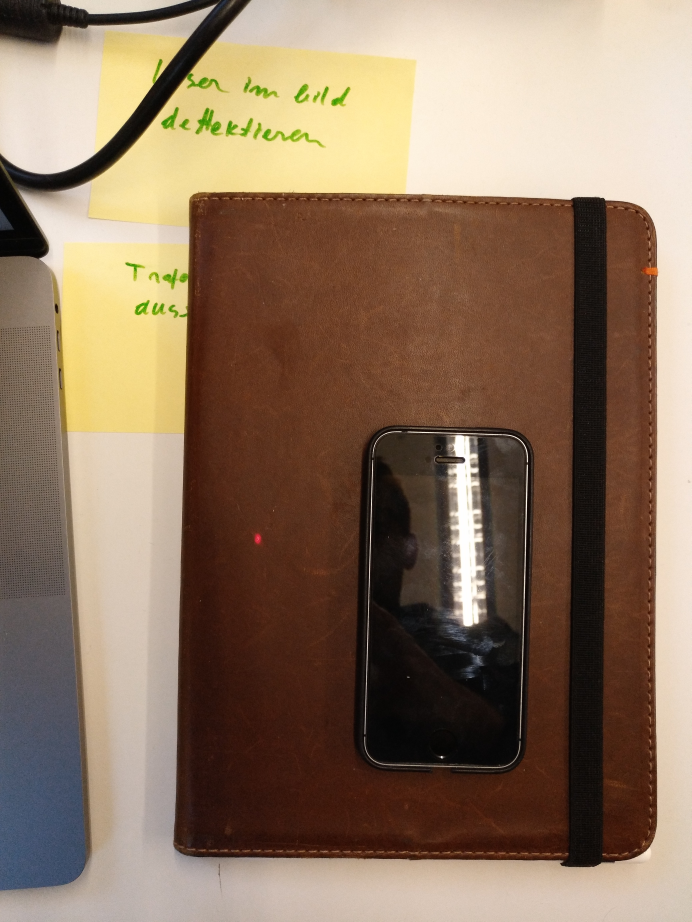
#> input picture imageprocessing/photo12.jpg, 3456 x 4608 px (shown at 1/5 size)
$ python opencv.py   (older library calls are emulated)
#> lines starting #> are read from the running program, lines starting #| are printed output that depends on the picture; after the words box and inside, x2 and y2 are one past the last pixel; in counts of white or black regions, pixels touching at a corner belong together
import cv2
import numpy as np


frame = cv2.imread('photo12.jpg')
#> frame is the input picture: shape (4608, 3456, 3); mean B, G, R 95.7, 116.7, 139.7
#img2 = img.astype(np.float32)
#print(img2.dtype)

hsv = cv2.cvtColor(frame, cv2.COLOR_BGR2HSV)
#> hsv: shape (4608, 3456, 3); mean H, S, V 18.2, 103.7, 140.7

lower = np.array([0,100,100])
upper = np.array([5,255,255])
lower2 = np.array([170,100,100])
upper2 = np.array([180,255,255])

mask = cv2.inRange(hsv, lower, upper)
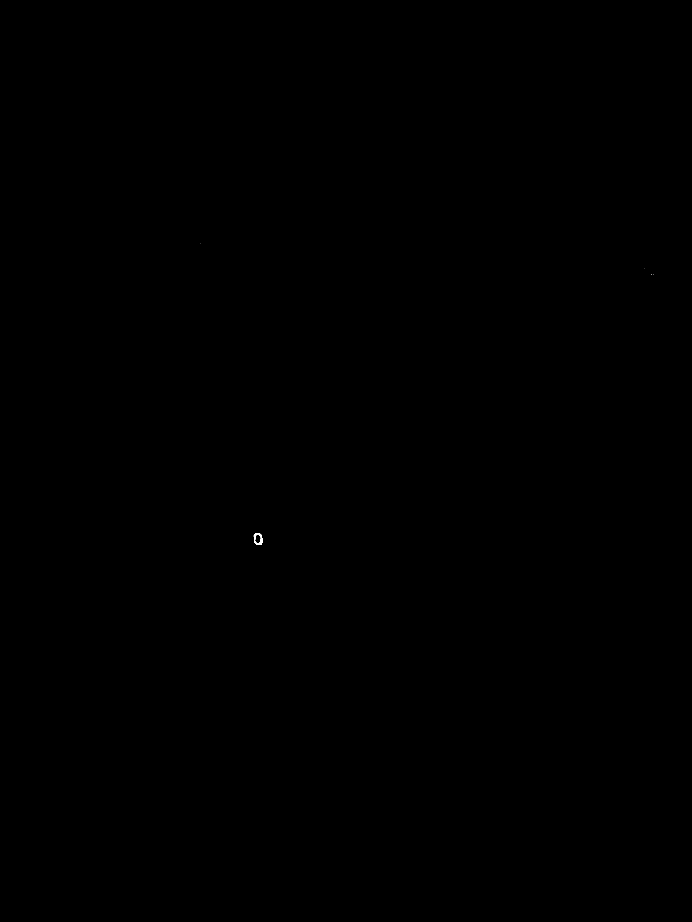
#> mask: shape (4608, 3456) (shown at 1/5 size); 0.01% white; 5 white regions (4 under 20 px), largest, box (x1, y1, x2, y2) and area: (1269, 2665, 1312, 2724) 996
mask2 = cv2.inRange(hsv, lower2, upper2)
#> mask2: shape (4608, 3456); 0.01% white; 1 white region, box (x1, y1, x2, y2) and area: (1275, 2672, 1305, 2717) 1033

maskc = cv2.add(mask,mask2)
#> maskc: shape (4608, 3456); 0.01% white; 5 white regions (4 under 20 px)

res = cv2.bitwise_and(frame,frame, mask= maskc)

im2, contours, hierarchy = cv2.findContours(maskc, cv2.RETR_TREE, cv2.CHAIN_APPROX_SIMPLE)
#> contours = 5 contours, 4 with area under 20; largest, box (x1, y1, x2, y2) and area: (1269, 2665, 1312, 2724) 1936

contours = sorted(contours, key = cv2.contourArea, reverse = True)[:1]
#> contours = 1 contour; box (x1, y1, x2, y2) and area: (1269, 2665, 1312, 2724) 1936
for c in contours:
	# compute the center of the contour
	M = cv2.moments(c)
	cX = int(M["m10"] / M["m00"])
	cY = int(M["m01"] / M["m00"])

	# draw the contour and center of the shape on the image
	#cv2.drawContours(frame, [c], -1, (0, 255, 0), 2)
	#cv2.circle(frame, (cX, cY), 7, (0, 255, 0), -1)
	#cv2.putText(frame, "center", (cX - 20, cY - 20),
	#			cv2.FONT_HERSHEY_SIMPLEX, 0.5, (255, 255, 255), 2)
	cv2.drawMarker(frame,(cX, cY),(0, 255, 0),markerSize=200,thickness=20)
	print("hallo:" + str(cX) + " " + str(cY))
#> this loop made 1 pass
#> (cX, cY) on pass 1: (1290, 2694)
#| hallo:1290 2694
#print(contours.__len__())
#cv2.drawContours(im2, contours, 3, (0,255,0), 3)
#cv2.drawContours(im2, contours, -1,(0,0,255),3)

cv2.namedWindow('frame',cv2.WINDOW_NORMAL)
cv2.resizeWindow('frame', 600,600)

cv2.namedWindow('maskc',cv2.WINDOW_NORMAL)
cv2.resizeWindow('maskc', 600,600)

cv2.imshow('frame',frame)
cv2.imshow('maskc',maskc)
#cv2.imshow('res',res)
while(1):
	k = cv2.waitKey(5) & 0xFF
#> (key Esc is pressed here)
	if k == 27:
		break

cv2.destroyAllWindows()

# [9 lines of commented-out code are left out]
